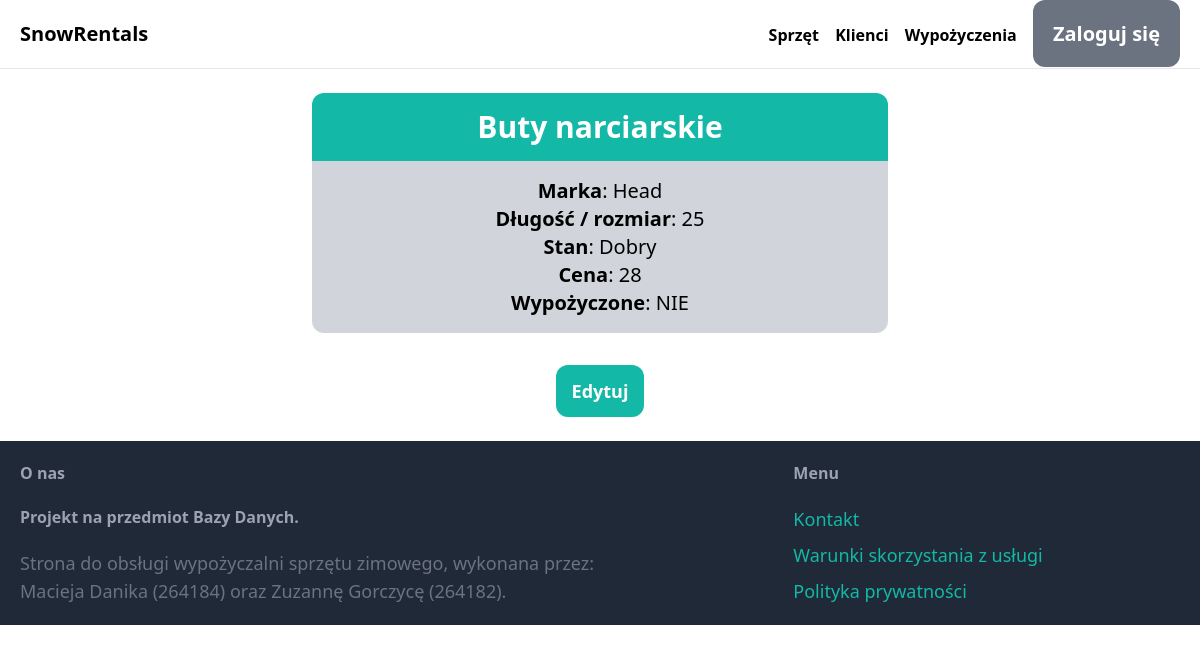
The page /items/sprzet/13/ on the database its author committed.
### item/models.py (models this page shows, shortened)
class Sprzet(models.Model):
    rodzaj = models.ForeignKey(Kategoria, on_delete=models.CASCADE)
    dlugosc = models.IntegerField(validators=[wiekszeOdZera], null=False, default=0)
    marka = models.CharField(max_length=40)
    stan = models.ForeignKey(Stan, on_delete=models.CASCADE)
    cena = models.IntegerField(validators=[wiekszeOdZera], default=30)
    wypozyczone = models.ForeignKey(BOOL, null=True, on_delete=models.SET_NULL)
    class Meta:
        ordering = ('rodzaj',)
        verbose_name_plural = 'Lista sprzętu'

class Kategoria(models.Model):
    kategoria = models.CharField(max_length=40)
    class Meta:
        ordering=('kategoria',)
        verbose_name_plural = 'Kategorie'
    def __str__(self):
        return self.kategoria

class Stan(models.Model):
    stan = models.CharField(max_length=20)
    class Meta:
        ordering=('stan',)
        verbose_name_plural = 'Stany'
    def __str__(self):
        return self.stan

class BOOL(models.Model):
    TYPE = models.CharField(max_length=3)
    class Meta:
        ordering=('TYPE',)
        verbose_name_plural = 'Typy'
    def __str__(self):
        return self.TYPE

### item/views.py (the view)
# urls.py: path('sprzet/<int:pk>/', views.sprzet_szczegol, name="sprzet_szczegol"),
def sprzet_szczegol(request, pk):  #szczegóły sprzętu
    item = get_object_or_404(Sprzet, pk=pk)
    return render(request, 'item/sprzet_szczegol.html',{
        'item': item
    })

### item/templates/item/sprzet_szczegol.html (shortened to what this page needs)
{% extends 'core/base.html' %}
{% block content %}
<div style="text-align:center; width:50%; margin: 0 auto">
    <h2 class="p-4 text-3xl text-white bg-teal-500 rounded-t-xl"><strong>{{item.rodzaj}}</strong></h2>
    <ul class="mb-4 p-4 text-xl bg-gray-300 rounded-b-xl">
        <li><strong>Marka</strong>: {{ item.marka}}</li>
        <li><strong>Długość / rozmiar</strong>: {{ item.dlugosc}}</li>
        <li><strong>Stan</strong>: {{ item.stan}}</li>
        <li><strong>Cena</strong>: {{ item.cena}}</li>
        <li><strong>Wypożyczone</strong>: {{ item.wypozyczone}}</li>
    </ul>
    <a href="{% url 'item:edytuj_sprzet' item.id %}" class="inline-block mt-4 px-4 py-3 text-lg font-semibold bg-teal-500 text-white hover:bg-teal-700 rounded-xl">Edytuj</a>
</div>
{% endblock %}

### rows shown on the page
Sprzet: rodzaj "Buty narciarskie", marka "Head", dlugosc "25", stan "Dobry", cena "28", wypozyczone "NIE"
